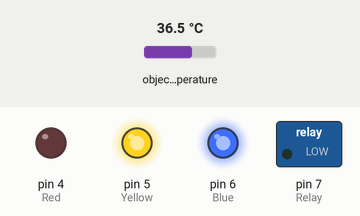
The sketch below on a simulated Arduino Uno, built with avr-gcc and run on an emulated ATmega328P. On the bench: switched loads named in the sketch (green lamp = pin HIGH), output pins drawn as LEDs (lit = HIGH). The test bench sets the inputs (shaded band); at power-on: object temperature 36.5 °C. What the sketch prints to the serial monitor is not drawn.

Above: at 1.2 s.
1.3 s: object temperature set to 35.3 °C
At 3.5 s:
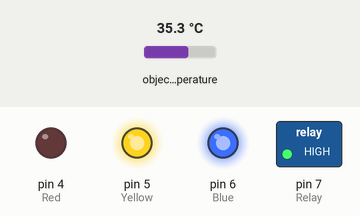
9.9 s: object temperature set to 34.6 °C
At 15.4 s:
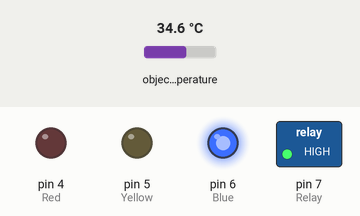
At 16.3 s:
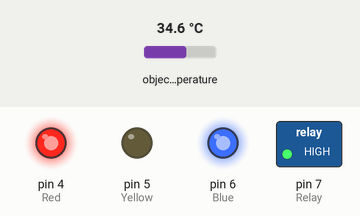
Timing chart, 0 to 23.0 s (numbered marks = the images above; inputs shaded):
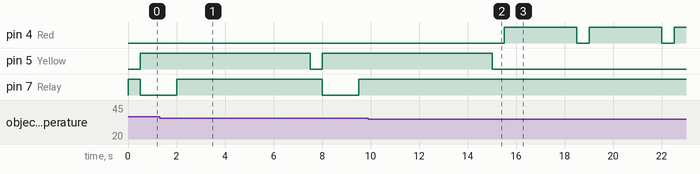

Measured:
- the behaviour switches between 35 and 34.9 °C on object temperature (found by bisection; images 1 and 2)
- after the input at 9.9 s, pin 4 (Red): alternates HIGH for 3.0 s and LOW for 0.50 s, starting after 5.6 s; pin 5 (Yellow): goes on until 15.0 s, then stays LOW; pin 7 (Relay): stays HIGH (without the input it goes to LOW after 5.6 s)

The sketch:

Non_Contact_Sanitizer.ino
```cpp
#include <Wire.h>
#include <Adafruit_MLX90614.h>
Adafruit_MLX90614 mlx = Adafruit_MLX90614();

int myVal,high,low;

int Red = 4;
int Yellow = 5;
int Blue = 6;
int Relay = 7;


void setup()

 {

    pinMode(Red,OUTPUT);
    pinMode(Yellow,OUTPUT);
    pinMode(Blue,OUTPUT);
    pinMode(Relay,OUTPUT);

    digitalWrite(Blue,HIGH);

    digitalWrite(Relay,HIGH);

  Serial.begin(9600);


    myVal=0;
    low =94;
    high=98;


  Serial.println("Adafruit MLX90614");
  mlx.begin();
}

void loop() {

    digitalWrite(Relay,HIGH);

    digitalWrite(Yellow,LOW);

    digitalWrite(Red,LOW);


//  Serial.print("Ambient = "); Serial.print(mlx.readAmbientTempC());
 // Serial.print("*C\tObject = "); Serial.print(mlx.readObjectTempC()); Serial.println("*C");
 // Serial.print("Ambient = "); Serial.print(mlx.readAmbientTempF());
  //Serial.print("*F\t");
    Serial.print("Object = "); Serial.print(mlx.readObjectTempF()); Serial.println("*F");
  Serial.println();
    myVal=mlx.readObjectTempF();
  delay(500);

    if ((myVal > low) && (myVal < high))

     {

Serial.print("Sanitizer");
        digitalWrite(Yellow,HIGH);
       digitalWrite(Relay,LOW);
       delay(1500);
       //     digitalWrite(Yellow,LOW);
       digitalWrite(Relay,HIGH);
        delay(2500);

}
else {

          Serial.print("DETECTED");
            digitalWrite(Red,HIGH);
           // delay(1000);
           // digitalWrite(Red,LOW);


}

    delay(3000);
}
```
